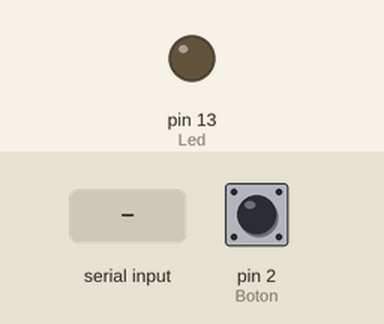
The sketch below on a simulated Arduino Uno, built with avr-gcc and run on an emulated ATmega328P. Shown: output pins drawn as LEDs (lit = HIGH). Inputs (shaded band) come from the test bench; at power-on: pin 2 (Boton) HIGH.

Above: at 1.2 s.
1.3 s: "H" received over Serial
At 2.3 s:
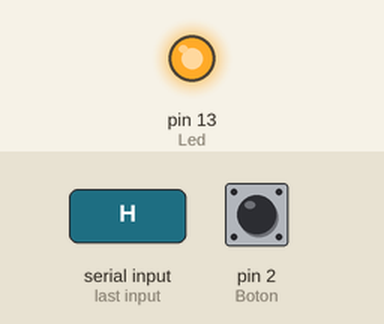
4.4 s: "L" received over Serial
At 4.7 s:
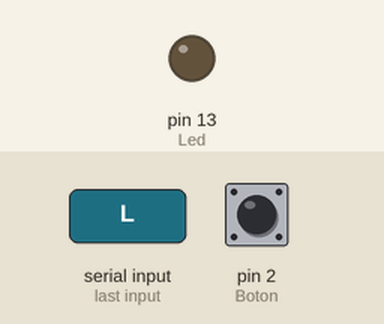
Timing chart, 0 to 7.4 s (numbered marks = the images above; inputs shaded):
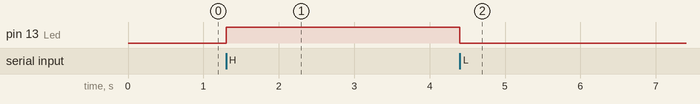

Measured:
- after the input at 1.3 s, pin 13 (Led): LOW → HIGH at once
- after the input at 4.4 s, pin 13 (Led): HIGH → LOW at once

The sketch:

CodigoArduino.ino
```cpp
int Boton = 2;
int Led = 13;

void setup() {
  Serial.begin(9600);
  pinMode(Boton, INPUT_PULLUP);
  pinMode(Led, OUTPUT);
}

void loop() {
  if (digitalRead(Boton) == 0) {
    Serial.println("K");
    delay(500);
  }

  if (Serial.available()) {
    char Letra = Serial.read();
    if (Letra == 'H') {
      digitalWrite(Led, 1);
    } else if (Letra == 'L') {
      digitalWrite(Led, 0);
    }
  }

}
```
